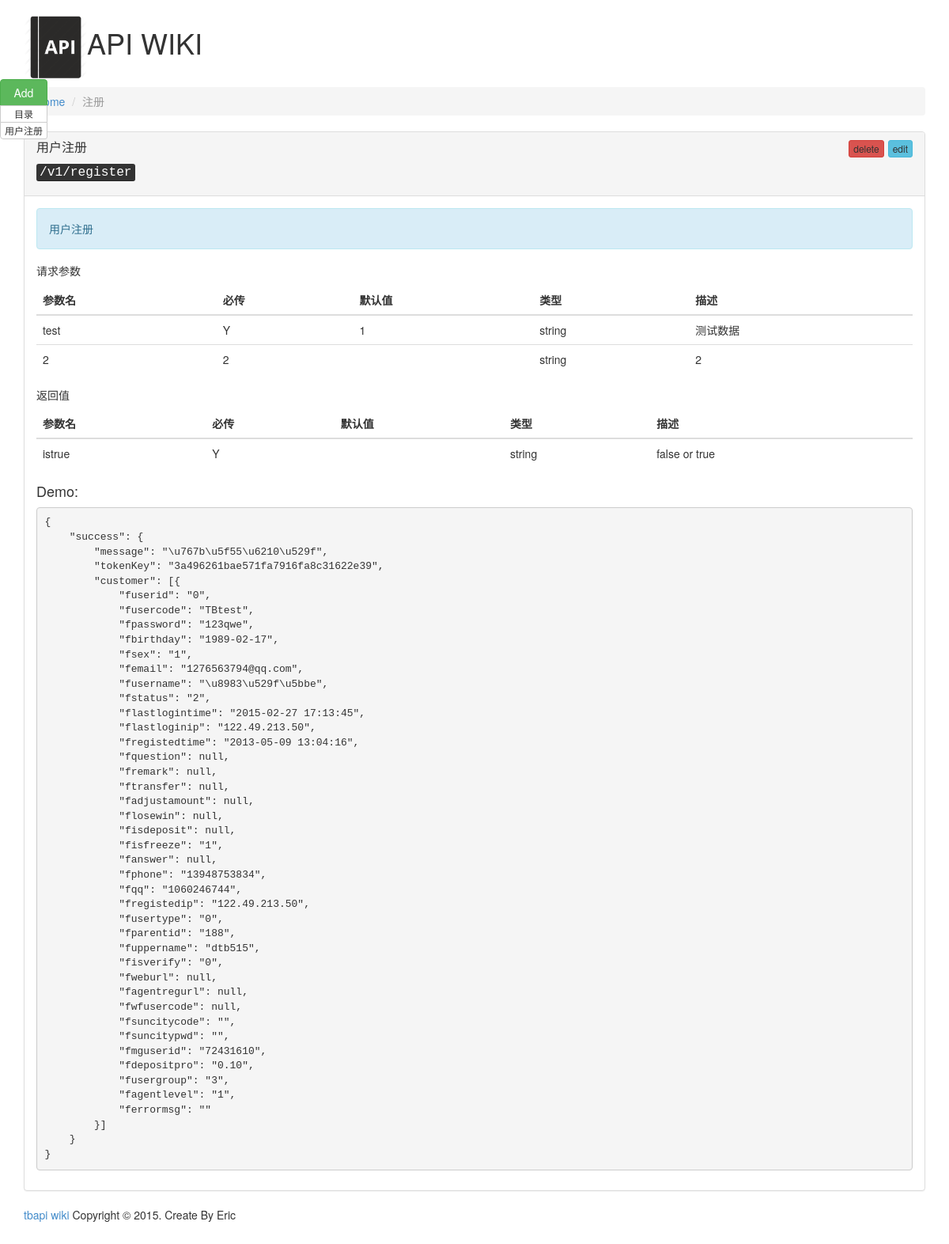
The page /home/apilist?id=1 on the database its author committed.
### tables this page shows
CREATE TABLE `api_categories` (
  `id` int(11) NOT NULL AUTO_INCREMENT,
  `categoryName` varchar(255) NOT NULL,
  `categoryDesc` text NOT NULL,
  PRIMARY KEY (`id`)
);

CREATE TABLE `api_description` (
  `id` int(11) NOT NULL AUTO_INCREMENT,
  `categoryid` int(11) NOT NULL,
  `apiname` varchar(255) NOT NULL,
  `apiurl` varchar(255) NOT NULL,
  `apidesc` text NOT NULL,
  `response` text NOT NULL,
  PRIMARY KEY (`id`)
);

CREATE TABLE `api_params` (
  `id` int(11) NOT NULL AUTO_INCREMENT,
  `paramname` varchar(255) NOT NULL,
  `isNull` varchar(255) NOT NULL,
  `defaultvalue` varchar(255) NOT NULL,
  `sourcetype` varchar(255) NOT NULL,
  `description` text NOT NULL COMMENT '参数说明',
  `paramtype` int(11) NOT NULL COMMENT '1为请求参数 2为返回参数',
  `descid` int(11) NOT NULL COMMENT '对应api基本信息表id',
  `categoryid` int(11) NOT NULL,
  PRIMARY KEY (`id`)
);

### application/views/template.php (called while the page is built)
<?php
$this->load->view('include/header');
$this->load->view($content_text);
$this->load->view('include/footer');

### application/controllers/Home.php (called while the page is built, shortened)
<?php if (!defined('BASEPATH')) exit('No direct script access allowed');
class Home extends CI_Controller
{
    function __construct()
    {
        $this->load->model('m_apiCategory');
        $this->load->model('m_apiDescription');
        $this->load->model('m_apiParams');
    }
    function  apilist()
    {
        $id = $this->input->get('id', true);
        $apiDescs = $this->m_apiDescription->getapiDescByCid($id);
        $list = $this->m_apiParams->getApiParams($apiDescs);
        $categoryArray = $this->m_apiCategory->getCategoryById($id);
        $data['content_text'] = 'apilist';
        $data['list'] = $list;
        $data['categoryModel'] = $categoryArray;
        $this->load->view('template', $data);
    }
}

### index.php (called while the page is built, shortened)
<?php
require_once BASEPATH.'core/CodeIgniter.php';

### application/models/m_apiCategory.php (called while the page is built, shortened)
<?php
class m_apiCategory extends CI_Model
{
    function getCategoryById($id = '')
    {
        $sql = 'select * from api_categories where id =' . $id;
        $query = $this->db->query($sql);
        return $query->result_array();
    }
}

### application/models/m_apiDescription.php (called while the page is built, shortened)
<?php
class m_apiDescription extends CI_Model
{
    function getapiDescByCid($cid = "")
    {
        $sql = 'select * from api_description where categoryid=' . $cid;
        $query = $this->db->query($sql);
        return $query->result();
    }
}

### application/models/m_apiParams.php (called while the page is built, shortened)
<?php
class m_apiParams extends CI_Model
{
    function getApiParams($apiDesc = array())
    {
        $returnArray = array();
        $index = 1;
        foreach ($apiDesc as $rows) {
            $sql = 'select * from api_params where descid=' . $rows->id;
            $query = $this->db->query($sql);
            $returnArray['array' . $index] = array(
                'title' => $rows,
                'apiParams' => $query->result()
            );
            $index++;
        }
        return $returnArray;
    }
}

### application/views/apiList.php (the view, shortened to what this page needs)
<div class="container ng-scope" ng-app="Bird">
    <h1><a href="/"><img src="/static/lib/logo.png" style="width: 80px;height: 80px;"></a>API WIKI</h1>
    <div ng-view="" class="ng-scope">
        <ol class="breadcrumb ng-scope">
            <li><a href="/">Home</a></li>
            <?php if ($categoryModel): ?>
                <li class="active ng-binding"><?php echo $categoryModel[0]['categoryName'] ?></li>
            <?php endif; ?>
        </ol>
        <div style="position: fixed; left: 0; top: 100px;" class="ng-scope">
            <div class="btn-group-vertical">
                <a class="btn btn-success" href="/home/apiadd?id=<?php echo $_REQUEST['id'] ?>">Add</a>
                <button class="btn btn-default btn-xs ng-binding" ng-click="menu=!menu">目录</button>
                <?php
                foreach ($list as $items):
                    ?>
                    <a class="btn btn-default btn-xs ng-scope ng-binding"
                       href="#<?php echo $items['title']->apiurl; ?>"><?php echo $items['title']->apiname; ?></a>
                <?php endforeach; ?>
            </div>
        </div>
        <div class="ng-scope">
            <div ng-show="!current" class="">
                <?php
                foreach ($list as $items):
                    ?>
                    <div class="panel panel-default ng-scope" ng-repeat="item in list">
                        <div id="<?php echo $items['title']->apiurl; ?>" class="panel-heading">
                            <h3 class="panel-title ng-binding"><?php echo $items['title']->apiname; ?>
                                <a class="btn btn-info btn-xs pull-right" href="/home/apiedit?id=<?php echo $items['title']->id; ?>">edit</a>
                                <a class="btn btn-danger btn-xs pull-right"
                                   href="/home/delete_description?id=<?php echo $items['title']->id; ?>&cid=<?php echo $items['title']->categoryid; ?>"
                                   style="margin-right: 5px;">delete</a>
                            </h3>
                            <h4><kbd class="ng-binding"><?php echo $items['title']->apiurl; ?></kbd></h4>
                        </div>
                        <div class="panel-body">
                            <div class="alert alert-info ng-binding"><?php echo $items['title']->apidesc; ?></div>
                            <div ng-show="item.params.length > 0" class="">
                                <h5>请求参数</h5>
                                <table class="table">
                                    <thead>
                                    <tr>
                                        <th>参数名</th>
                                        <th>必传</th>
                                        <th>默认值</th>
                                        <th>类型</th>
                                        <th>描述</th>
                                    </tr>
                                    </thead>
                                    <tbody>
                                    <?php foreach ($items['apiParams'] as $item):
                                        if ($item->paramtype == 1):
                                            ?>
                                            <tr ng-repeat="param in item.params" class="ng-scope">
                                                <td class="ng-binding"><?php echo $item->paramname; ?></td>
                                                <td class="ng-binding"><?php echo $item->isNull; ?></td>
                                                <td class="ng-binding"><?php echo $item->defaultvalue; ?></td>
                                                <td class="ng-binding"><?php echo $item->sourcetype; ?></td>
                                                <td class="ng-binding"><?php echo $item->description; ?></td>
                                            </tr>
                                        <?php endif;endforeach; ?>
                                    </tbody>
                                </table>
                            </div>
                            <div ng-show="item.response.length > 0">
                                <h5>返回值</h5>
                                <table class="table">
                                    <thead>
                                    <tr>
                                        <th>参数名</th>
                                        <th>必传</th>
                                        <th>默认值</th>
                                        <th>类型</th>
                                        <th>描述</th>
                                    </tr>
                                    </thead>
                                    <tbody>
                                    <?php foreach ($items['apiParams'] as $item):
                                        if ($item->paramtype == 2):
                                            ?>
                                            <tr ng-repeat="param in item.params" class="ng-scope">
                                                <td class="ng-binding"><?php echo $item->paramname; ?></td>
                                                <td class="ng-binding"><?php echo $item->isNull; ?></td>
                                                <td class="ng-binding"><?php echo $item->defaultvalue; ?></td>
                                                <td class="ng-binding"><?php echo $item->sourcetype; ?></td>
                                                <td class="ng-binding"><?php echo $item->description; ?></td>
                                            </tr>
                                        <?php endif;endforeach; ?>
                                    </tbody>
                                </table>
                            </div>
                            <h4>Demo:</h4>
                            <div>
                    <pre class="ng-binding"><?php echo $items['title']->response; ?></pre>
                            </div>
                        </div>
                    </div>
                <?php endforeach; ?>
            </div>
        </div>
    </div>

### application/views/include/header.php (shortened to what this page needs)
<!DOCTYPE HTML>
<html>
<head>
    <link rel="stylesheet" href="/static/lib/bootstrap.min.css">
    <link rel="stylesheet" href="/static/lib/codemirror.css">
</head>
<body>

### application/views/include/footer.php
<footer>
    <div class="site-info">
        <a href="/#about">tbapi wiki</a>
        Copyright © <?php echo date('Y') ?>. Create By Eric
    </div>
</footer>
</div>
</body>
</html>

### application/views/include/header.php (style rules this page uses)
body { padding-bottom: 40px; }

### rows shown on the page
api_categories: categoryName "注册"
api_description: apiname "用户注册", apiurl "/v1/register", apidesc "用户注册", response "{ \"success\": { \"message\": \"\\u767b\\u5f55\\u6210\\u529f\", \"tokenKey\": \"3a496261bae571fa7916fa8c31622e39\", \"customer\": [{ \"fuserid\": \"0\", \"fusercode\": \"TBtest\", \"fpassword\": \"123qwe\", \"fbirthday\": \"1989-02-17\", \"fsex\": \"1\", \"femail\": \"1276563794@qq.com\", \"fusername\": \"\\u8983\\u529f\\u5bbe\", \"fstatus\": \"2\", \"flastlogintime\": \"2015-02-27 17:13:45\", \"flastloginip\": \"122.49.213.50\", \"fregistedtime\": \"2013-05-09 13:04:16\", \"fquestion\": null, \"fremark\": null, \"ftransfer\": null, \"fadjustamount\": null, \"flosewin\": null, \"fisdeposit\": null, \"fisfreeze\": \"1\", \"fanswer\": null, \"fphone\": \"13948753834\", \"fqq\": \"1060246744\", \"fregistedip\": \"122.49.213.50\", \"fusertype\": \"0\", \"fparentid\": \"188\", \"fuppername\":…"
api_params: paramname "test", isNull "Y", defaultvalue "1", sourcetype "string", description "测试数据"
api_params: paramname "2", isNull "2", sourcetype "string", description "2"
api_params: paramname "istrue", isNull "Y", sourcetype "string", description "false or true"
